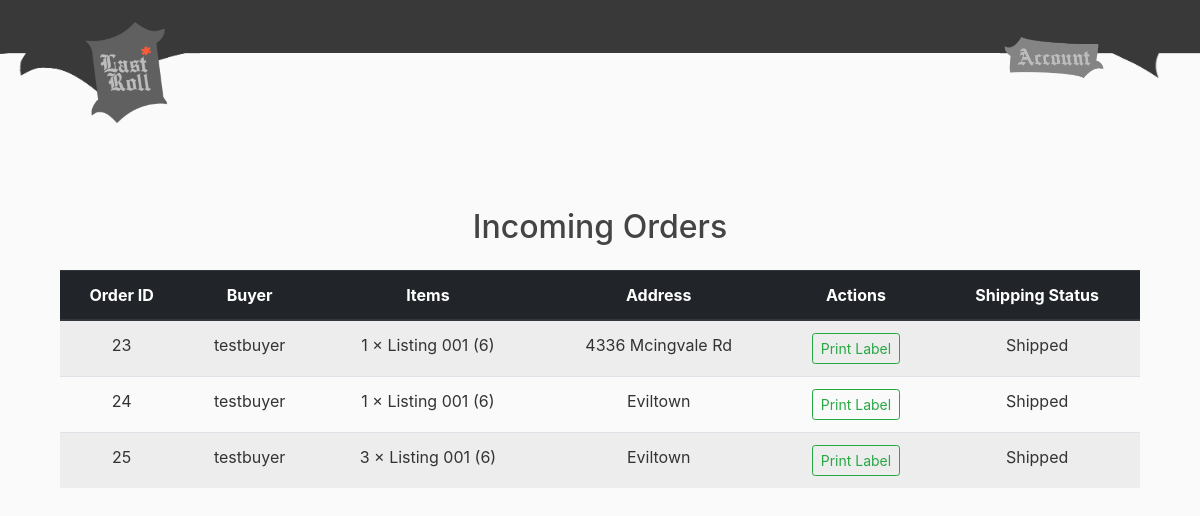
Before: /sellermyorders/ (signed in) with the older database file.
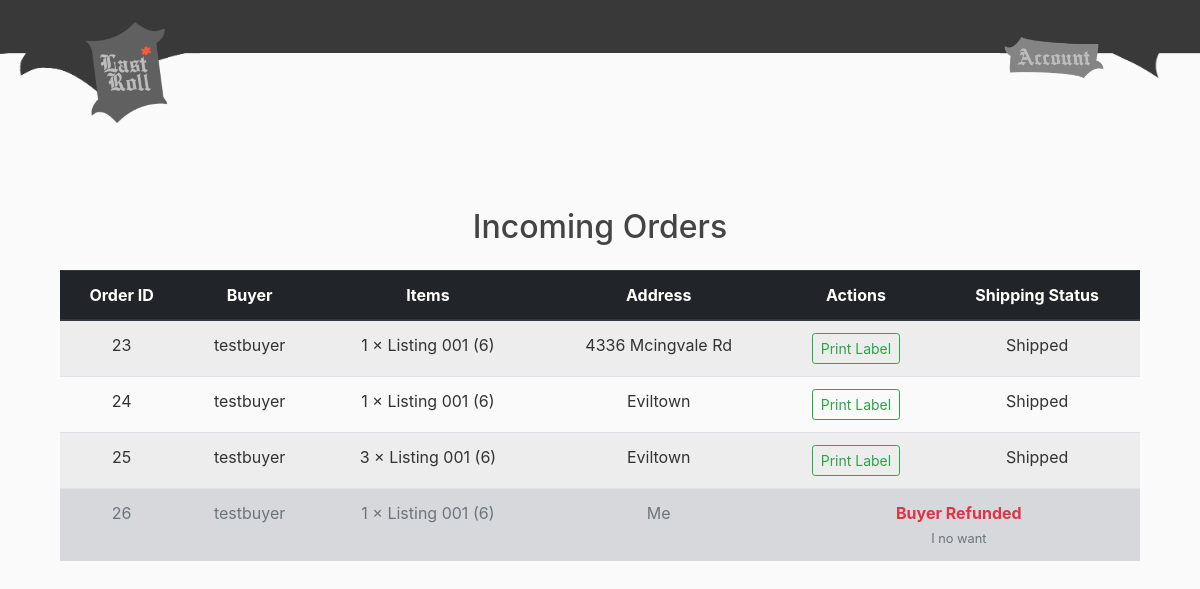
After: the same page with the newer database file.
### store/models.py (models this page shows, shortened)
class Product(models.Model):
    seller = models.ForeignKey(Seller, on_delete=models.CASCADE)
    name = models.CharField(max_length=100)
    description = models.TextField(blank=True)
    price = models.DecimalField(max_digits=8, decimal_places=2)
    stock = models.PositiveIntegerField(default=0)
    image = models.ImageField(upload_to='product_images/', blank=True)
    created_at = models.DateTimeField(default=timezone.now)
    status = models.IntegerField(default=0)
    is_reported = models.BooleanField(default=False)
    report_confirmed = models.BooleanField(default=False)

class Order(models.Model):
    buyer = models.ForeignKey(Buyer, on_delete=models.CASCADE)
    created_at = models.DateTimeField(default=timezone.now)
    address = models.CharField(max_length=100, blank=True, null=True)
    payment = models.CharField(max_length=50, blank=True, null=True)
    total = models.DecimalField(max_digits=10, decimal_places=2, default=0)

class OrderItem(models.Model):
    order = models.ForeignKey(Order, on_delete=models.CASCADE, related_name='items')
    product = models.ForeignKey(Product, on_delete=models.CASCADE)
    quantity = models.PositiveIntegerField(default=1)
    is_shipped = models.BooleanField(default=False)
    is_refunded = models.BooleanField(default=False)
    refund_reason = models.CharField(max_length=255, default="Buyer refunded the order.")

### shop/views.py (the view)
# urls.py: path('sellermyorders/', views.sellermyorders, name='shop-sellermyorders'),
@login_required
def sellermyorders(request):
    profile = request.user.profile
    if profile.role != profile.ROLE_SELLER:
        return HttpResponseForbidden("You do not have permission to view this page.")
    seller = get_object_or_404(Seller, user=request.user)
    order_items = (
        OrderItem.objects.filter(product__seller=seller)
        .select_related('order', 'product', 'order__buyer')
    )
    orders_dict = {}
    for item in order_items:
        order = item.order
        if order.id not in orders_dict:
            orders_dict[order.id] = {
                'id': order.id,
                'buyer': order.buyer.user.username,
                'address': order.address,
                'items': [],
                'is_shipped': False,
                'is_refunded': False,
                'refund_reason': None,
            }
        if item.is_shipped:
            orders_dict[order.id]['is_shipped'] = True
        if item.is_refunded:
            orders_dict[order.id]['is_refunded'] = True
            orders_dict[order.id]['refund_reason'] = item.refund_reason
        orders_dict[order.id]['items'].append({
            'id': item.product.id,
            'name': item.product.name,
            'quantity': item.quantity,
        })
    context = {
        'orders': list(orders_dict.values()),
        'seller_id': seller.id,
    }
    return render(request, 'shop/sellermyorders.html', context)

### shop/templates/shop/sellermyorders.html (shortened to what this page needs)
{% extends "shop/base.html" %}
{% block content %}
<div class="container mt-5">
  <h2 class="text-center mb-4">Incoming Orders</h2>
  <table class="table table-striped text-center shadow-sm">
    <thead class="thead-dark">
      <tr>
        <th>Order ID</th>
        <th>Buyer</th>
        <th>Items</th>
        <th>Address</th>
        <th>Actions</th>
        <th>Shipping Status</th>
      </tr>
    </thead>
    <tbody>
      {% for order in orders %}
      <tr {% if order.is_refunded %}class="table-secondary text-muted"{% endif %}>
        <td>{{ order.id }}</td>
        <td>{{ order.buyer }}</td>
        <td>
          {% for item in order.items %}
            {{ item.quantity }} × {{ item.name }} ({{ item.id }})<br>
          {% endfor %}
        </td>
        <td>{{ order.address }}</td>
        {% if order.is_refunded %}
          <td colspan="2" class="text-danger font-weight-bold align-middle">
            Buyer Refunded<br>
            <small class="text-muted">{{ order.refund_reason }}</small>
          </td>
        {% else %}
          <td>
            <button class="btn btn-sm btn-outline-success" type="button">Print Label</button>
          </td>
          {% if order.is_shipped %}
            <td>Shipped</td>
          {% endif %}
        {% endif %}
      </tr>
      {% endfor %}
    </tbody>
  </table>
</div>
{% endblock %}

### shop/templates/shop/base.html (shortened to what this page needs)
{% load static %}
<!doctype html>
<html lang="en">
  <head>
    <link rel="stylesheet" href="https://cdn.jsdelivr.net/npm/bootstrap@4.0.0/dist/css/bootstrap.min.css">
    <link rel="stylesheet" href="https://cdn.jsdelivr.net/npm/bootstrap-icons@1.11.1/font/bootstrap-icons.css">
    <link rel="stylesheet" type="text/css" href="{% static 'shop/main.css'%}">
  </head>
  <body>
    <div>
    <header class="site-header">
        <nav class="navbar navbar-dark fixed-top">
            <img style="position: absolute; z-index: -1; width: 100vw; height:100%; left:0px; right:0px" src="{% static 'shop/HeaderShapeC.png' %}">
            <div>
                <a href="{% url 'shop-home' %}" style="padding-left:5vw">
                <img style="width:100px; max-width:30vw" src="{% static 'shop/SiteLogo.png' %}"> </img>
                </a>
                {% if user.is_authenticated %}
                    {% if user.profile.role == user.profile.ROLE_ADMIN %}
                        <div style="position:absolute; top: 22%; right:8vw">
                        <a href="{% url 'shop-adminaccount' %}">
                            <img style="width:100px; max-width:30vw" src="{% static 'shop/AccountButton.png' %}"> </img>
                        </a>
                        </div>
                    {% elif user.profile.role == user.profile.ROLE_SELLER %}
                        <div style="position:absolute; top: 22%; right:8vw">
                        <a href="{% url 'shop-selleraccount' %}">
                            <img style="width:100px; max-width:30vw" src="{% static 'shop/AccountButton.png' %}"> </img>
                        </a>
                        </div>
                    {% endif %}
                {% else %}
                    <div style="position:absolute; top: 22%; right:8vw">
                        <a href="{% url 'shop-login' %}">
                            <img style="width:100px; max-width:30vw" src="{% static 'shop/LoginButton.png' %}"> </img>
                        </a>
                    </div>
                {% endif %}
            </div>
        </nav>
    </header>
    <main role="main" class="container">
        <div class="row" style="padding-top: 80px">
            <div class="col-md-12">
            {% block content %}
            {% endblock %}
            </div>
        </div>
    </main>
    <br><br>
</div>
  </body>
</html>

### shop/static/shop/main.css (style rules this page uses)
body { background: #fafafa; color: #333333; margin-top: 5rem; }
h1, h2, h3, h4, h5, h6 { color: #444444; }

Changed rows visible on the page:
added Order: address "Me"
added OrderItem: refund_reason "I no want"
Other visible differences:
new list line: "26 1 × ( 6 ) Buyer Refunded"
new list line: "testbuyer"
new list line: "Listing 001"
